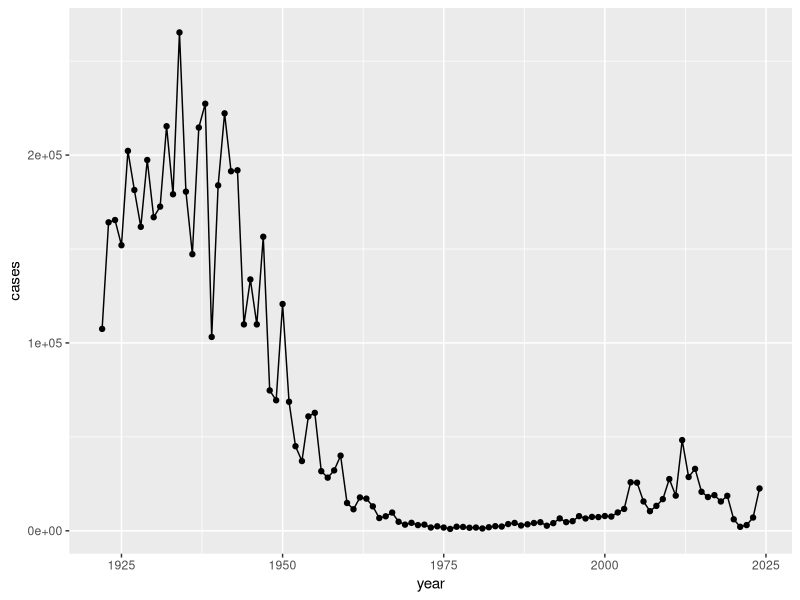
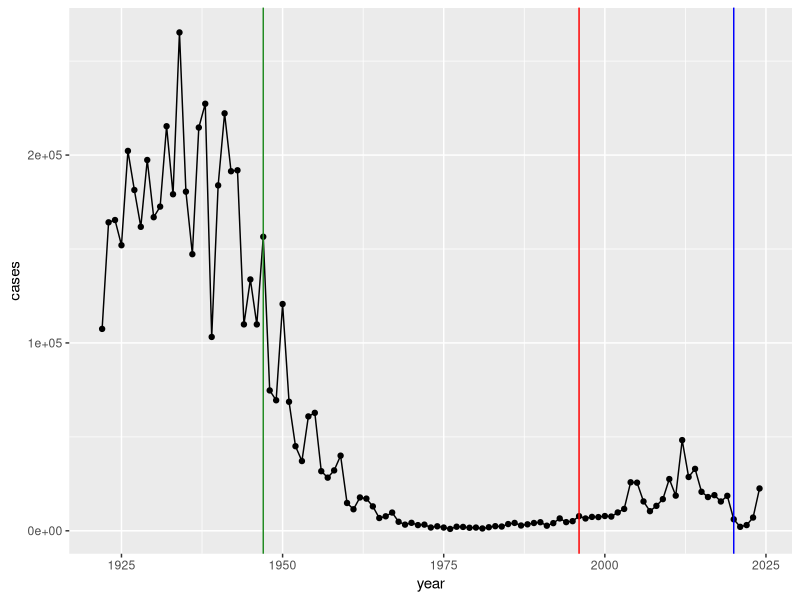

These charts were generated, in order, by the following R code: (Note: this script raises an error after producing the figures.)
## ---- chunk 1
cdc <- data.frame(
                                 year = c(1922L,1923L,1924L,1925L,
                                          1926L,1927L,1928L,1929L,1930L,1931L,
                                          1932L,1933L,1934L,1935L,1936L,
                                          1937L,1938L,1939L,1940L,1941L,1942L,
                                          1943L,1944L,1945L,1946L,1947L,
                                          1948L,1949L,1950L,1951L,1952L,
                                          1953L,1954L,1955L,1956L,1957L,1958L,
                                          1959L,1960L,1961L,1962L,1963L,
                                          1964L,1965L,1966L,1967L,1968L,1969L,
                                          1970L,1971L,1972L,1973L,1974L,
                                          1975L,1976L,1977L,1978L,1979L,1980L,
                                          1981L,1982L,1983L,1984L,1985L,
                                          1986L,1987L,1988L,1989L,1990L,
                                          1991L,1992L,1993L,1994L,1995L,1996L,
                                          1997L,1998L,1999L,2000L,2001L,
                                          2002L,2003L,2004L,2005L,2006L,2007L,
                                          2008L,2009L,2010L,2011L,2012L,
                                          2013L,2014L,2015L,2016L,2017L,2018L,
                                          2019L,2020L,2021L,2022L,2023L, 2024L),
         cases = c(107473,164191,165418,152003,
                                          202210,181411,161799,197371,
                                          166914,172559,215343,179135,265269,
                                          180518,147237,214652,227319,103188,
                                          183866,222202,191383,191890,109873,
                                          133792,109860,156517,74715,69479,
                                          120718,68687,45030,37129,60886,
                                          62786,31732,28295,32148,40005,
                                          14809,11468,17749,17135,13005,6799,
                                          7717,9718,4810,3285,4249,3036,
                                          3287,1759,2402,1738,1010,2177,2063,
                                          1623,1730,1248,1895,2463,2276,
                                          3589,4195,2823,3450,4157,4570,
                                          2719,4083,6586,4617,5137,7796,6564,
                                          7405,7298,7867,7580,9771,11647,
                                          25827,25616,15632,10454,13278,
                                          16858,27550,18719,48277,28639,32971,
                                          20762,17972,18975,15609,18617,
                                          6124,2116,3044,7063, 22538)
       )


## ---- chunk 2
library(ggplot2)

ggplot(cdc) +
  aes(year, cases) +
  geom_point() +
  geom_line()
## ---- chunk 3
ggplot(cdc) +
  aes(year, cases) +
  geom_point() +
  geom_line() +
  geom_vline(xintercept = 1947, col="forestgreen") +
  geom_vline(xintercept = 1996, col="red") +
  geom_vline(xintercept = 2020, col="blue")

## ---- chunk 4
library(jsonlite)

subject <- read_json(path="http://cmi-pb.org/api/v5_1/subject", 
                     simplifyVector=TRUE)
head(subject)
## ---- chunk 5
nrow(subject)
## ---- chunk 6
table(subject$infancy_vac)
## ---- chunk 7
table(subject$biological_sex)
## ---- chunk 8
table(subject$race)
## ---- chunk 9
table(subject$race, subject$biological_sex)
## ---- chunk 10
specimen <- read_json("http://cmi-pb.org/api/v5_1/specimen", simplifyVector = TRUE)
ab_titer <- read_json("http://cmi-pb.org/api/v5_1/plasma_ab_titer", simplifyVector = TRUE)
## ---- chunk 11
head(specimen)
## ---- chunk 12
library(dplyr)
library(lubridate)

subject$dob <- ymd(subject$year_of_birth)
subject$age <- today() - subject$dob


ap <- subject %>% filter(infancy_vac == "aP")
round(summary(time_length(ap$age, "years")))

## ---- chunk 13
wp <- subject %>% filter(infancy_vac == "wP")
round( summary( time_length( wp$age, "years" ) ) )
## ---- chunk 14
int <- ymd(subject$date_of_boost) - ymd(subject$year_of_birth)
age_at_boost <- time_length(int, "year")
head(age_at_boost)
## ---- chunk 15
library(dplyr)

meta <- inner_join(subject, specimen)
head(meta)
## ---- chunk 16
ab_data <- inner_join(meta, ab_titer)
head(ab_data)
## ---- chunk 17
nrow(ab_data)
## ---- chunk 18
unique(ab_data$isotype)
## ---- chunk 19
table(ab_data$isotype)
## ---- chunk 20
unique(ab_data$antigen)
## ---- chunk 21
ggplot(ab_data) +
  aes(MFI, antigen) +
  geom_boxplot()
## ---- chunk 22
table(ab_data$dataset)
## ---- chunk 23
igg <- ab_data |>
  filter(isotype=="IgG")
## ---- chunk 24
ggplot(igg) +
  aes(MFI_normalised, antigen) +
  geom_boxplot()
## ---- chunk 25
ggplot(igg) +
  aes(MFI_normalised, antigen, col=infancy_vac) +
  geom_boxplot()
## ---- chunk 26
ggplot(igg) +
  aes(MFI_normalised, antigen, col=infancy_vac) +
  geom_boxplot() +
  facet_wrap(~infancy_vac)
## ---- chunk 27
ggplot(igg) +
  aes(MFI_normalised, antigen, col=infancy_vac ) +
  geom_boxplot(show.legend = FALSE) + 
  facet_wrap(vars(visit), nrow=2) +
  xlim(0,75) +
  theme_bw()
## ---- chunk 28
 filter(igg, antigen == "PT", dataset == "2021_dataset") |> 
  ggplot() +
  aes(x=planned_day_relative_to_boost,
        y=MFI_normalised,
        col=infancy_vac,
        group=subject_id) +
    geom_point() +
    geom_line() +
   geom_vline(xintercept=14, linetype="dashed")
